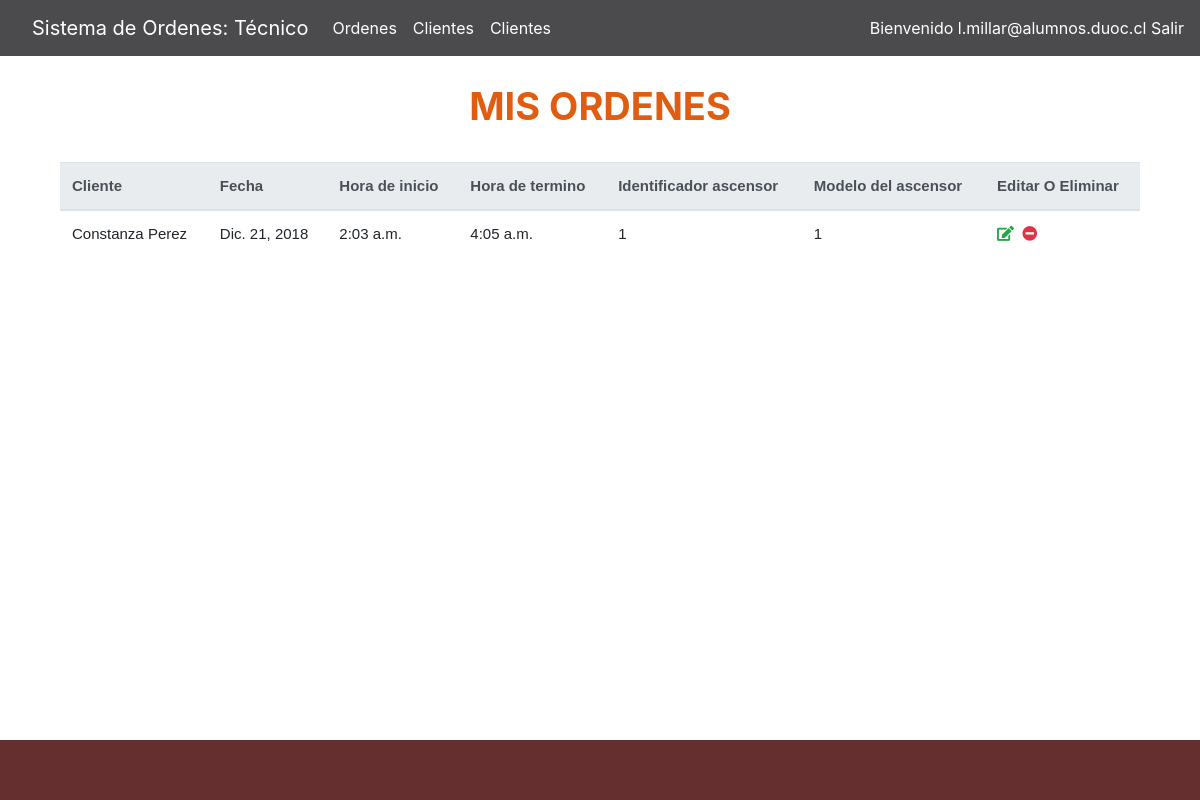
Screenshot of /ascensor/MisOrdenes.html (signed in) with the database file from the repository.
### ascensor/models.py (models this page shows)
class Tecnico(AbstractUser):
    email = models.EmailField(unique=True)
    USERNAME_FIELD = 'email'
    REQUIRED_FIELDS = ['username']

class Orden(models.Model):
    objects = models.Manager()
    cliente = models.ForeignKey(Cliente,on_delete=models.DO_NOTHING)
    tecnico = models.ForeignKey(Tecnico,on_delete=models.DO_NOTHING,verbose_name="Técnico")
    fecha = models.DateField()
    horaInicio = models.TimeField(verbose_name="Hora de inicio")
    horaTermino = models.TimeField(verbose_name="Hora de termino")
    identificadorAscensor = models.CharField(max_length=20,verbose_name="Identificador ascensor")
    modeloAscensor = models.CharField(max_length=20,verbose_name="Modelo del ascensor")
    fallas = models.TextField(blank=True)
    reparaciones = models.TextField(blank=True)
    piezas = models.TextField(blank=True)
    nombreReceptor = models.CharField(max_length=50,verbose_name="Nombre del receptor")

class Cliente(models.Model):
    objects = models.Manager()
    nombre = models.CharField(max_length=25)
    direccion = models.CharField(max_length=50)
    region = models.CharField(max_length=50)
    comuna = models.CharField(max_length=50)
    telefono = models.CharField(max_length=9)
    correo = models.EmailField()
    tecnico = models.ManyToManyField(Tecnico,verbose_name="Técnicos asignados")

### ascensor/views.py (the view)
# urls.py: path('MisOrdenes.html', views.misOrdenes, name='misOrdenes'),
@login_required
def misOrdenes(request):
    if request.method == 'POST':
        form = None
        if (request.POST['idOrden'] != "None"):
            instance = get_object_or_404(Orden,id=request.POST['idOrden'])
            form = OrdenForm(request.POST,instance=instance)
        else:
            form = OrdenForm(request.POST)
        if form.is_valid():
            idCliente = request.POST.get('idCliente','')
            if (idCliente!=''):
                form.instance.cliente = get_object_or_404(Cliente,pk=idCliente)
            form.instance.tecnico = get_object_or_404(Tecnico,pk=request.user.id)
            form.save()
            return HttpResponseRedirect('/ascensor/MisOrdenes.html?mensaje=exito')
    else:
        form = TecnicoForm()
    ordenes = Orden.objects.filter(cliente__tecnico=request.user.id)
    return render(request, 'ascensor/MisOrdenes.html', {'form': form,'ordenes':ordenes})

### ascensor/templates/ascensor/MisOrdenes.html (shortened to what this page needs)
{% extends 'ascensor/base.html' %}
{% load crispy_forms_tags %}
{% block content %}
<div class="row">&nbsp;</div>
    <h3 class="Titulo">Mis ordenes</h3>
    <div class="row">&nbsp;</div>
    <div class="container-fluid ">
        <table class="table" id="cliente-tabla" >
            <thead class="thead-light">
            <tr>
                <th scope="col">Cliente</th>
                <th scope="col">Fecha</th>
                <th scope="col">Hora de inicio</th>
                <th scope="col">Hora de termino</th>
                <th scope="col">Identificador ascensor</th>
                <th scope="col">Modelo del ascensor</th>
                <th scope="col">Editar O Eliminar</th>
            </tr>
            </thead>
            <tbody id="cuerpoTabla">
            {% for orden in ordenes %}
                <tr>
                    <td data-label="Cliente: &nbsp">{{orden.cliente.nombre}}</td>
                    <td data-label="Fecha: &nbsp">{{orden.fecha}}</td>
                    <td data-label="Hora de inicio: &nbsp">{{orden.horaInicio}}</td>
                    <td data-label="Hora de termino: &nbsp">{{orden.horaTermino}}</td>
                    <td data-label="Identificador ascensor: &nbsp">{{orden.identificadorAscensor}}</td>
                    <td data-label="Modelo del ascensor: &nbsp">{{orden.modeloAscensor}}</td>
                    <td ><i class="fas fa-edit text-success" title="editar" onclick="editar('{{orden.id}}')" ></i>
                    &nbsp;<i class="fas fa-minus-circle text-danger" title="eliminar" onclick="eliminar('{{orden.id}}')"></i></td>
                </tr>
            {% endfor %}
            </tbody>
        </table>
    </div>
{% endblock %}

### ascensor/templates/ascensor/base.html (shortened to what this page needs)
{% load static %}
<!doctype html>
<html lang="en">
  <head>
    <link rel="stylesheet" href="https://stackpath.bootstrapcdn.com/bootstrap/4.1.3/css/bootstrap.min.css">
    <link rel="stylesheet" href="https://use.fontawesome.com/releases/v5.5.0/css/all.css">
    <link href="{% static 'ascensor/css/base.css' %}" rel="stylesheet">
    <link href="{% static 'ascensor/css/cuerpo.css' %}" rel="stylesheet">
  </head>
  <body>
    <header>
      <nav class="navbar navbar-expand-md navbar-dark fixed-top bg-dark ">
        <a class="navbar-brand" href="/ascensor/" >
        <a class="navbar-brand" href="/ascensor/">Sistema de Ordenes: Técnico</a>
        </a>
        <div class="collapse navbar-collapse" id="navbarCollapse">
          <ul class="navbar-nav mr-auto">
            <li class="nav-item">
              <a class="nav-link" href="MisOrdenes.html">Ordenes</a>
            </li>
            <li class="nav-item">
                <a class="nav-link" href="MisClientes.html">Clientes</a>
            </li>
            <li class="nav-item">
                <a class="nav-link" href="MisClientes.html">Clientes</a>
            </li>
          </ul>
          <form class="form-inline mt-2 mt-md-0">
              {% if user.is_authenticated %}
              <div style="color: #FFF;">Bienvenido {{ user.username }}&nbsp;</div>
                  <a href="{% url 'salir' %}" alt="Cerrar Sesion">Salir</a>
              {% else %}
                  <a  class="d-none d-md-block col-xs-12 col-md-4 col-lg-2"  href="index.html">
                      <img src="{% static 'ascensor/img/user.png' %}"  id="login" alt="Iniciar Sesión"/>
                  </a>
              {% endif %}
          </form>
        </div>
      </nav>
    </header>
    <main role="main" class="container">
    {% block content %}
    {% endblock %}
    </main>
    <footer class="footer">
    </footer>
  </body>
</html>

### ascensor/static/ascensor/css/base.css (style rules this page uses)
html { position: relative; min-height: 100%; }
body { margin-bottom: 60px; }
.navbar { background-color: rgb(75, 75, 78) !important; }
.navbar a { color: white !important; }
.footer { position: absolute; bottom: 0; width: 100%; height: 60px; line-height: 60px; background-color: #662f2f; }
body > .container { padding: 60px 15px 0; }

### ascensor/static/ascensor/css/cuerpo.css (style rules this page uses)
.Titulo { text-transform: uppercase; color:rgb(223, 92, 17); font-weight: bold; font-size: 38px; text-align: center; }
#cliente-tabla { font-family: Helvetica; font-size: 15px; }

### rows the page displays
Tecnico: username "l.millar@alumnos.duoc.cl"
Orden: cliente.nombre "Constanza Perez", fecha "Dic. 21, 2018", horaInicio "2:03 a.m.", horaTermino "4:05 a.m.", identificadorAscensor "1", modeloAscensor "1"
